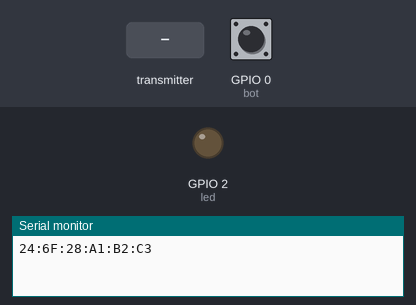
The program below on a simulated ESP32. Shown: output pins drawn as LEDs (lit = HIGH), the last lines printed to the serial monitor. The test bench sets the inputs (shaded band); at power-on: GPIO 0 (bot) HIGH.

Above: at 1.2 s.
1.3 s: the transmitter starts sending estado = 1
At 1.6 s:
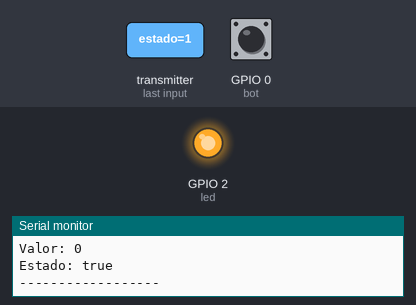
4.4 s: the transmitter starts sending estado = 0
At 5.3 s:
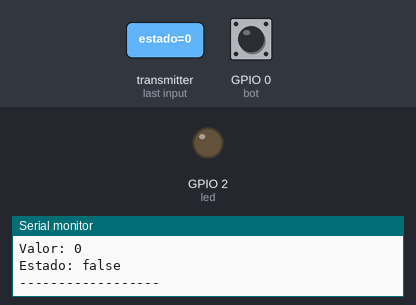
Timing chart, 0 to 7.4 s (numbered marks = the images above; inputs shaded):
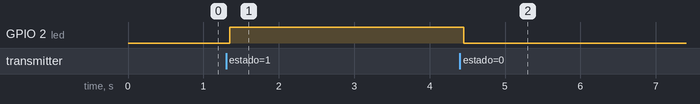

Measured:
- after the input at 1.3 s, GPIO 2 (led): LOW → HIGH after 0.05 s
- after the input at 4.4 s, GPIO 2 (led): HIGH → LOW after 0.05 s

The program:

main.cpp
```cpp
#include <esp_now.h>
#include <WiFi.h>

uint8_t NODE_A[] = {0x58,0xBF,0x25,0x81,0x3E,0x98};  // MAC do outro ESP32

bool last = HIGH, flag = false;
#define bot 0
#define led 2

typedef struct {
  int valor;
  bool estado;
} Packet;

void OnSent(const uint8_t *mac_addr, esp_now_send_status_t status) {
  Serial.print("Status envio: ");
  Serial.println(status == ESP_NOW_SEND_SUCCESS ? "OK" : "FALHOU");
}
void OnReceive(const uint8_t *mac, const uint8_t *data, int len) {
  Packet p;
  memcpy(&p, data, sizeof(p));

  Serial.print("De: ");
  for (int i = 0; i < 6; i++) {
    Serial.printf("%02X", mac[i]);
    if (i < 5) Serial.print(":");
  }
  Serial.println();

  Serial.print("Valor: ");
  Serial.println(p.valor);

  Serial.print("Estado: ");
  Serial.println(p.estado ? "true" : "false");
  digitalWrite(led, p.estado);

  Serial.println("------------------");
}

void setup() {
  Serial.begin(115200);
  pinMode(bot, INPUT_PULLUP);
  pinMode(led, OUTPUT);

  WiFi.mode(WIFI_STA);
  WiFi.disconnect();

  if (esp_now_init() != ESP_OK) {
    Serial.println("Erro ao iniciar ESP-NOW");
    return;
  }

  esp_now_register_send_cb(OnSent);
  esp_now_register_recv_cb(OnReceive);

  esp_now_peer_info_t peerInfo = {};
  memcpy(peerInfo.peer_addr, NODE_A, 6);
  peerInfo.channel = 0;
  peerInfo.encrypt = false;

  if (esp_now_add_peer(&peerInfo) != ESP_OK) {
    Serial.println("Erro ao adicionar peer");
  }
  Serial.println(WiFi.macAddress());
}

Packet p;

void loop() {

  bool cur = digitalRead(bot);

  if (last == HIGH && cur == LOW) flag = true;         // apertou
  if (last == LOW && cur == HIGH && flag) {            // soltou

    flag = false;
    p.valor = millis();
    p.estado = !p.estado;

    esp_now_send(NODE_A, (uint8_t*)&p, sizeof(p));
  }

  last = cur;

  delay(50);
}
```
